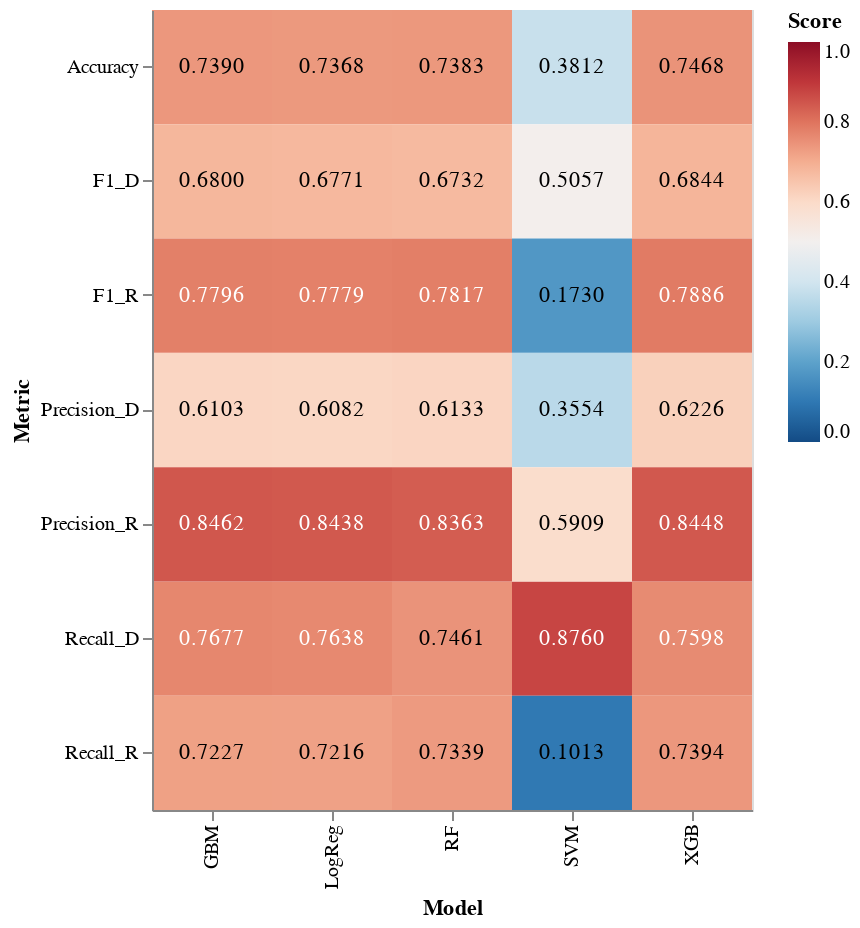

The code cell stored with this chart in its notebook:
### Code cell
# Construct the data
data = {
    'Model': ['XGB', 'XGB', 'XGB', 'XGB', 'XGB', 'XGB', 'XGB',
              'GBM', 'GBM', 'GBM', 'GBM', 'GBM', 'GBM', 'GBM',
              'RF', 'RF', 'RF', 'RF', 'RF', 'RF', 'RF',
              'SVM', 'SVM', 'SVM', 'SVM', 'SVM', 'SVM', 'SVM',
              'LogReg', 'LogReg', 'LogReg', 'LogReg', 'LogReg', 'LogReg', 'LogReg'],
    'Metric': ['Accuracy', 'Precision_D', 'Recall_D', 'F1_D', 'Precision_R', 'Recall_R', 'F1_R']*5,
    'Score': [xgb_accuracy, xgb_precision_D, xgb_recall_D, xgb_f1_D, xgb_precision_R, xgb_recall_R, xgb_f1_R,
              gbm_accuracy, gbm_precision_D, gbm_recall_D, gbm_f1_D, gbm_precision_R, gbm_recall_R, gbm_f1_R,
              rf_accuracy, rf_precision_D, rf_recall_D, rf_f1_D, rf_precision_R, rf_recall_R, rf_f1_R,
              svm_accuracy, svm_precision_D, svm_recall_D, svm_f1_D, svm_precision_R, svm_recall_R, svm_f1_R,
              logreg_accuracy, logreg_precision_D, logreg_recall_D, logreg_f1_D, logreg_precision_R, logreg_recall_R, logreg_f1_R]
}

df = pd.DataFrame(data)

# Heatmap in Altair
chart = alt.Chart(df).mark_rect().encode(
    x='Model:N',
    y='Metric:N',
    color=alt.Color('Score:Q', scale=alt.Scale(scheme='redblue', domain=[0, 1], reverse=True)),
    tooltip=['Model', 'Metric', 'Score']
).properties(
    width=300,
    height=400  # Adjusted height to fit more metrics
)

# Add text in the middle of the cells
text = chart.mark_text(baseline='middle').encode(
    text=alt.Text('Score:Q', format=".4f"),
    color=alt.condition(
        alt.datum.Score > 0.75,  # this threshold can be adjusted
        alt.value('white'),
        alt.value('black')
    )
)

(chart + text).display()

### Figure 1 — Vega-Lite specification as saved in the notebook (floating-point values rounded to 4 significant figures)
{"config": {"view": {"continuousWidth": 300, "continuousHeight": 300}}, "layer": [{"mark": {"type": "rect"}, "encoding": {"color": {"field": "Score", "scale": {"domain": [0, 1], "reverse": true, "scheme": "redblue"}, "type": "quantitative"}, "tooltip": [{"field": "Model", "type": "nominal"}, {"field": "Metric", "type": "nominal"}, {"field": "Score", "type": "quantitative"}], "x": {"field": "Model", "type": "nominal"}, "y": {"field": "Metric", "type": "nominal"}}}, {"mark": {"type": "text", "baseline": "middle"}, "encoding": {"color": {"condition": {"test": "(datum.Score > 0.75)", "value": "white"}, "value": "black"}, "text": {"field": "Score", "format": ".4f", "type": "quantitative"}, "tooltip": [{"field": "Model", "type": "nominal"}, {"field": "Metric", "type": "nominal"}, {"field": "Score", "type": "quantitative"}], "x": {"field": "Model", "type": "nominal"}, "y": {"field": "Metric", "type": "nominal"}}}], "data": {"name": "data-fc1b38b85b9413a7c6ea6b3d0ad6e6a4"}, "height": 400, "width": 300, "$schema": "https://vega.github.io/schema/vega-lite/v5.15.1.json", "datasets": {"data-fc1b38b85b9413a7c6ea6b3d0ad6e6a4": [{"Model": "XGB", "Metric": "Accuracy", "Score": 0.7468}, {"Model": "XGB", "Metric": "Precision_D", "Score": 0.6226}, {"Model": "XGB", "Metric": "Recall_D", "Score": 0.7598}, {"Model": "XGB", "Metric": "F1_D", "Score": 0.6844}, {"Model": "XGB", "Metric": "Precision_R", "Score": 0.8448}, {"Model": "XGB", "Metric": "Recall_R", "Score": 0.7394}, {"Model": "XGB", "Metric": "F1_R", "Score": 0.7886}, {"Model": "GBM", "Metric": "Accuracy", "Score": 0.739}, {"Model": "GBM", "Metric": "Precision_D", "Score": 0.6103}, {"Model": "GBM", "Metric": "Recall_D", "Score": 0.7677}, {"Model": "GBM", "Metric": "F1_D", "Score": 0.68}, {"Model": "GBM", "Metric": "Precision_R", "Score": 0.8462}, {"Model": "GBM", "Metric": "Recall_R", "Score": 0.7227}, {"Model": "GBM", "Metric": "F1_R", "Score": 0.7796}, {"Model": "RF", "Metric": "Accuracy", "Score": 0.7383}, {"Model": "RF", "Metric": "Precision_D", "Score": 0.6133}, {"Model": "RF", "Metric": "Recall_D", "Score": 0.7461}, {"Model": "RF", "Metric": "F1_D", "Score": 0.6732}, {"Model": "RF", "Metric": "Precision_R", "Score": 0.8363}, {"Model": "RF", "Metric": "Recall_R", "Score": 0.7339}, {"Model": "RF", "Metric": "F1_R", "Score": 0.7817}, {"Model": "SVM", "Metric": "Accuracy", "Score": 0.3812}, {"Model": "SVM", "Metric": "Precision_D", "Score": 0.3554}, {"Model": "SVM", "Metric": "Recall_D", "Score": 0.876}, {"Model": "SVM", "Metric": "F1_D", "Score": 0.5057}, {"Model": "SVM", "Metric": "Precision_R", "Score": 0.5909}, {"Model": "SVM", "Metric": "Recall_R", "Score": 0.1013}, {"Model": "SVM", "Metric": "F1_R", "Score": 0.173}, {"Model": "LogReg", "Metric": "Accuracy", "Score": 0.7368}, {"Model": "LogReg", "Metric": "Precision_D", "Score": 0.6082}, {"Model": "LogReg", "Metric": "Recall_D", "Score": 0.7638}, {"Model": "LogReg", "Metric": "F1_D", "Score": 0.6771}, {"Model": "LogReg", "Metric": "Precision_R", "Score": 0.8438}, {"Model": "LogReg", "Metric": "Recall_R", "Score": 0.7216}, {"Model": "LogReg", "Metric": "F1_R", "Score": 0.7779}]}}
